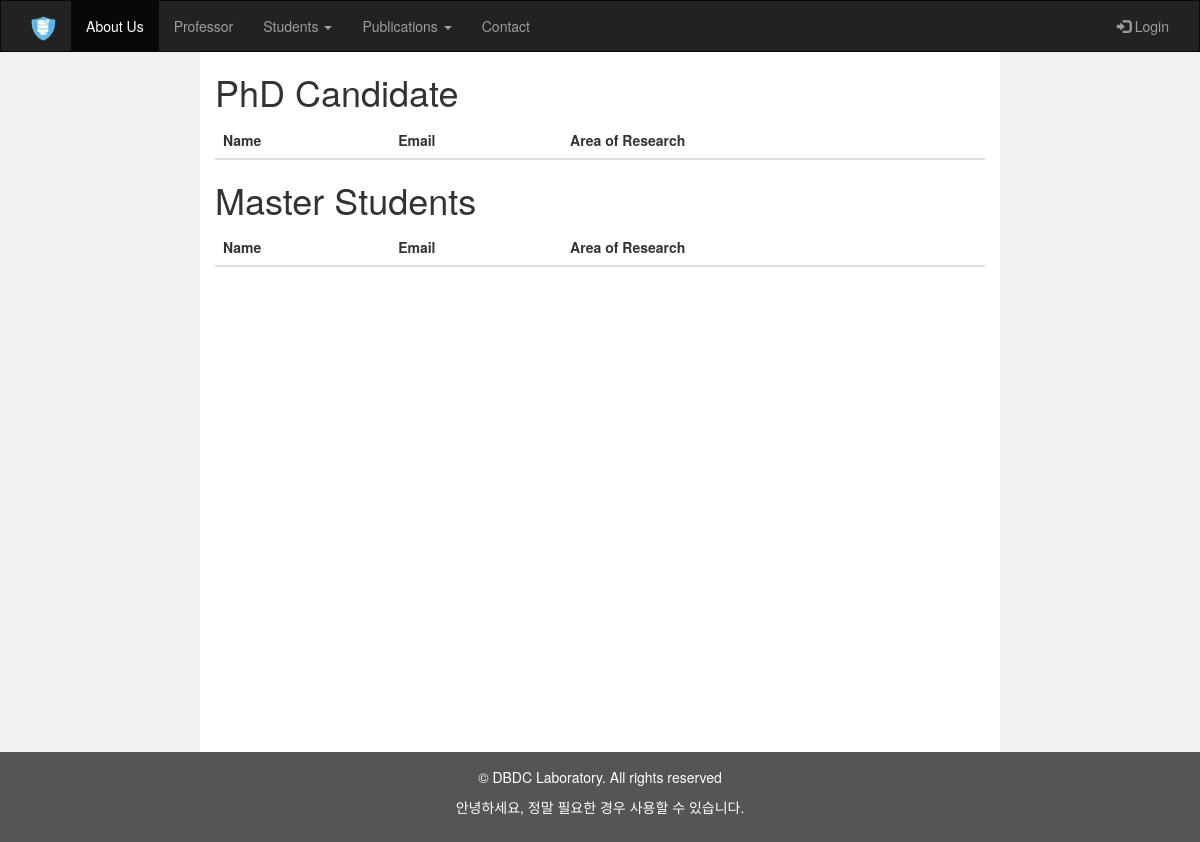
Before: /dbdc/index.php?current with the older database file.
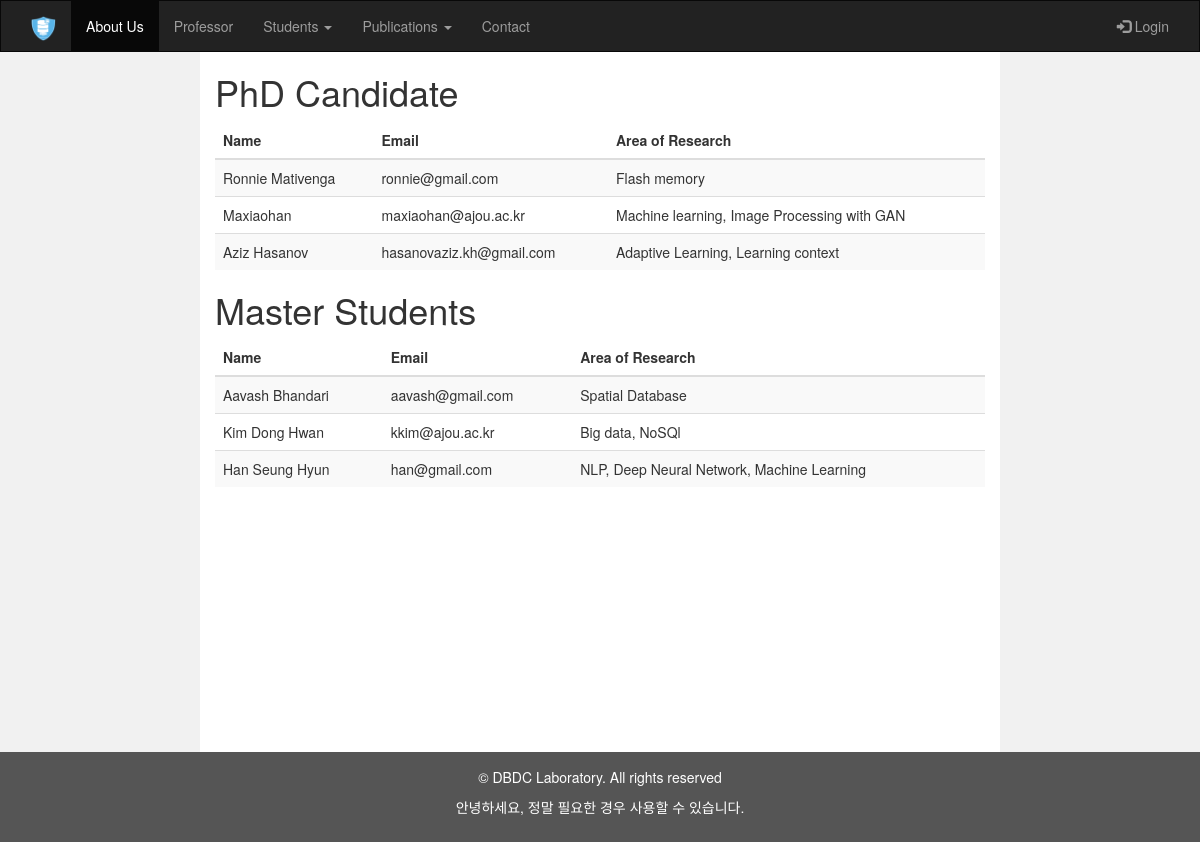
After: the same page with the newer database file.
### tables this page shows
CREATE TABLE `student_tbl` (
  `std_id` int(100) NOT NULL,
  `std_name` varchar(100) NOT NULL,
  `std_email` varchar(100) NOT NULL,
  `std_research` text,
  `std_type` varchar(50) NOT NULL
);

### dbdc/includes/currentstudent.php (the view, shortened to what this page needs)
<?php
include 'dbconn.php';
$phd="SELECT * FROM student_tbl where std_type='PhD' ;";
$master="SELECT * FROM student_tbl where std_type='Master' ;";
$sql = array('PhD Candidate'=>$phd,'Master Students' => $master);
$results = [];
foreach($sql as $key => $value){
	$result=mysqli_query($conn,$value);
	$res = array('name'=>$key,'data'=>$result);
	array_push($results,$res);
}
?>
<div class="container-fluid text-center">
	<div class="row content">
		<div class="col-sm-2 sidenav">
		</div>
		<div class="col-sm-8 text-left">
			<?php foreach($results as $result){?>
				<h1><?php echo $result['name'] ?></h1>
				<table class="table table-striped">
					<thead>
						<tr>
							<th>Name</th>
							<th>Email</th>
							<th>Area of Research</th>
						</tr>
					</thead>
					<tbody>
						<?php
						$rows = $result['data'];
						while($r = mysqli_fetch_assoc($rows)) {
							?>
							<tr>
								<td><?php echo $r["std_name"]?></td>
								<td><?php echo $r["std_email"]?></td>
								<td><?php echo $r["std_research"]?></td>
							</tr>
						<?php }?>
					</tbody>
				</table>
			<?php }?>
		</div>
		<div class="col-sm-2 sidenav">
		</div>
	</div>
</div>

### dbdc/index.php (shortened to what this page needs)
<!DOCTYPE html>
<html lang="en">
<head>
  <link rel="stylesheet" href="https://maxcdn.bootstrapcdn.com/bootstrap/3.4.0/css/bootstrap.min.css">
</head>
<body>
  <nav class="navbar navbar-inverse">
    <div class="container-fluid">
      <div class="collapse navbar-collapse" id="myNavbar">
        <?php
        if(isset($_SESSION['u_id'])){
          echo'
          <div class="navbar-header">
          <a class="navbar-brand"><img class="img-responsive2" src="img/dbdclogo.png" alt="LOGO" style="height:25px; width:25px;"></a>
          </div><ul class="nav navbar-nav">
          <li class="dropdown">
          <a href="#lala" class="dropdown-toggle" data-toggle="dropdown" >
          Students
          <b class="caret"></b>
          </a>
          <ul class="dropdown-menu" role="listbox">
          <li><a href="index.php?addStudents" role="option">Add Students</a></li>
          <li class="divider"></li>
          <li><a href="index.php?updateStudents" role="option">Update Students</a></li>
          </ul>
          </li>
          <li class="dropdown">
          <a href="#lala" class="dropdown-toggle" data-toggle="dropdown" >
          Publications
          <b class="caret"></b>
          </a>
          <ul class="dropdown-menu" role="listbox">
          <li><a href="index.php?addConf" role="option">Add Papers</a></li>
          <li class="divider"></li>
          <li><a href="index.php?updatePaper" role="option">Update Papers</a></li>
          </ul>
          </li>
          <form action="includes/logout.inc.php" method="POST">
          <button type="submit" name="submit" class="btn btn-default btn-sm">
          <span class="glyphicon glyphicon-log-out"></span> Log out
        </button>
          </form>';
        }
        else{
          echo'
          <div class="navbar-header">
          <!--  <button type="button" class="navbar-toggle" data-toggle="collapse" data-target="#myNavbar">
          <span class="icon-bar"></span>
          <span class="icon-bar"></span>
          <span class="icon-bar"></span>
          </button> -->
          <a class="navbar-brand" href="index.php"><img class="img-responsive2" src="img/dbdclogo.png" alt="LOGO" style="height:25px; width:25px;"></a>
          </div><ul class="nav navbar-nav">
          <li class="active"><a href="index.php?About">About Us</a></li>
          <li><a href="index.php?Professor">Professor</a></li>
          <li class="dropdown">
          <a href="#lala" class="dropdown-toggle" data-toggle="dropdown" >
          Students
          <b class="caret"></b>
          </a>
          <ul class="dropdown-menu" role="listbox">
          <li><a href="index.php?current" role="option">Current Students</a></li>
          <li class="divider"></li>
          <li><a href="index.php?alumni" role="option">Alumnis</a></li>
          </ul>
          </li>
          <li class="dropdown">
          <a href="#lala" class="dropdown-toggle" data-toggle="dropdown" >
          Publications
          <b class="caret"></b>
          </a>
          <ul class="dropdown-menu" role="listbox">
          <li><a href="index.php?conference" role="option">Conference Papers</a></li>
          <li class="divider"></li>
          <li><a href="index.php?journal" role="option">Journal Papers</a></li>
          </ul>
          </li>
          <li><a href="index.php?Contact">Contact</a></li>
          </ul>
          <ul class="nav navbar-nav navbar-right">
          <li><a href="index.php?login"><span class="glyphicon glyphicon-log-in"></span> Login</a></li>
          </ul>';
        }
        ?>
      </div>
    </div>
  </nav>
  <?php
  if(isset($_GET['Professor'])){
   include 'includes/content-professors.php';
 }
 else if(isset($_GET['Research'])){
   include 'includes/content-members.php';
 }
 else if(isset($_GET['Publications'])){
   include 'includes/content-publications.php';
 }
 else if(isset($_GET['Contact'])){
   include 'includes/content-contactus.php';
 }
 else if(isset($_GET['login'])){
  include 'includes/login.php';
}
else if(isset($_GET['current'])){
  include 'includes/currentstudent.php';
}
?>
<?php
include 'includes/footer.php';
?>
</body>
</html>

### dbdc/includes/footer.php
<footer class="container-fluid text-center">
  <p>&copy DBDC Laboratory. All rights reserved</p>
  <p>안녕하세요, 정말 필요한 경우 사용할 수 있습니다.</p>
</footer>

### dbdc/index.php (style rules this page uses)
.navbar { margin-bottom: 0; border-radius: 0; }
.row.content { height: 700px; }
.sidenav { padding-top: 20px; background-color: #f1f1f1; height: 100%; }
footer { background-color: #555; color: white; padding: 15px; }

Changed rows visible on the page:
added student_tbl: std_name "Ronnie Mativenga", std_email "ronnie@gmail.com", std_research "Flash memory", shown under "PhD Candidate"
added student_tbl: std_name "Maxiaohan", std_email "maxiaohan@ajou.ac.kr", std_research "Machine learning, Image Processing with GAN", shown under "PhD Candidate"
added student_tbl: std_name "Aziz Hasanov", std_email "hasanovaziz.kh@gmail.com", std_research "Adaptive Learning, Learning context", shown under "PhD Candidate"
added student_tbl: std_name "Aavash Bhandari", std_email "aavash@gmail.com", std_research "Spatial Database", shown under "Master Students"
added student_tbl: std_name "Kim Dong Hwan", std_email "kkim@ajou.ac.kr", std_research "Big data, NoSQl", shown under "Master Students"
added student_tbl: std_name "Han Seung Hyun", std_email "han@gmail.com", std_research "NLP, Deep Neural Network, Machine Learning", shown under "Master Students"
